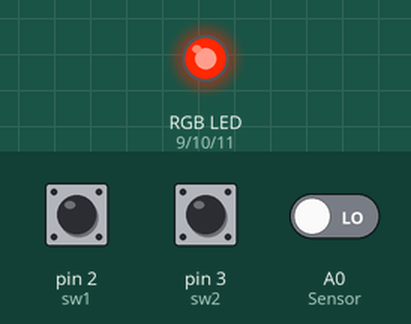
Recording of a sketch running on a simulated Arduino Uno, built with avr-gcc and run on an emulated ATmega328P. Shown: an RGB LED mixed from three pins (HIGH = lit). Dashed ring = blinking. The inputs (shaded band) are chosen by the test bench; at power-on: pin 2 (sw1) LOW, pin 3 (sw2) LOW, A0 (Sensor) LOW.

Above: at 1.26 s.
1.3 s: pin 2 (sw1) pulled HIGH for 3.2 s
At 1.8 s:
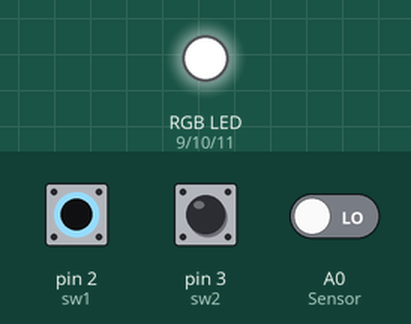
6.1 s: pin 3 (sw2) pulled HIGH for 0.15 s
9.1 s: pin 3 (sw2) pulled HIGH for 3.2 s
At 12.31 s:
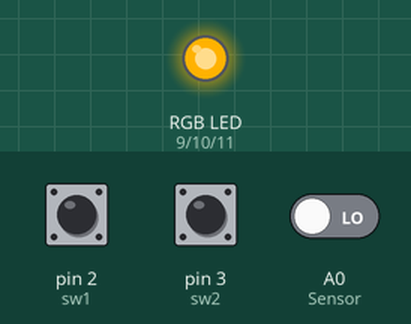
14.4 s: pin 2 (sw1) pulsed HIGH 5 times (0.12 s each, 0.3 s apart)
At 15.37 s:
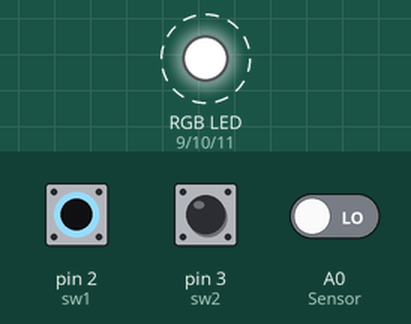
17.4 s: pin 3 (sw2) pulled HIGH for 1 s
At 18.41 s:
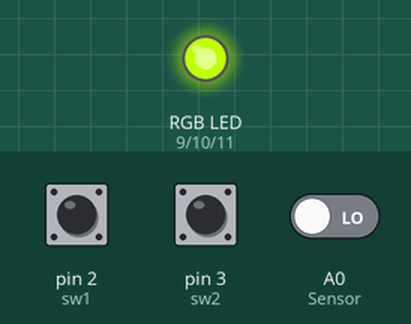
23.4 s: pin 2 (sw1) pulled HIGH for 1 s
Timing chart, 0 to 31.4 s (numbered marks = the images above; inputs shaded):
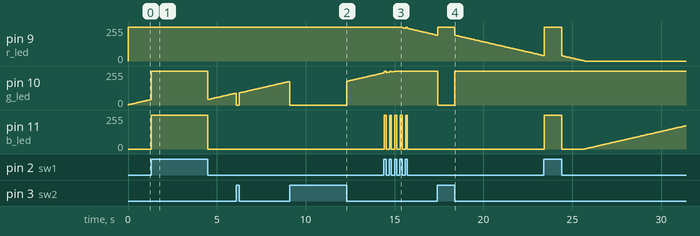

The sketch:

Sound_check_RGB.ino.ino
```cpp
// LED bağlatı pinleri
int r_led = 9;  // kırmızı
int g_led = 10; // yeşil
int b_led = 11; // mavi
float h = 0; //hue (ton) değeri
int r = 0, g = 0, b = 0; // renk değerleri


int Sensor = A0;

int clap = 0;
long detection_range_start = 0;
long detection_range = 0;
int color = 1;

//Mode pinleri
#define sw1 2
#define sw2 3

int status1, status2; //switch durum değişkenleri

byte mode;

void setup()
{
  Serial.begin(9600);

  pinMode(r_led, OUTPUT);
  pinMode(b_led, OUTPUT);
  pinMode(g_led, OUTPUT);

  pinMode(sw1, INPUT);
  pinMode(sw2, INPUT);

  pinMode(Sensor, INPUT);
}
void loop()
{
  status1 = digitalRead(sw1);
  status2 = digitalRead(sw2);

  if (status1 == 1 && status2 == 0) mode = 0;
  else if (status1 == 0 && status2 == 0) mode = 1;
  else if (status1 == 0 && status2 == 1) mode = 2;


  switch (mode)
  {
    case 2:
      Mode2();
      break;

    case 1:
      Mode1();
      break;

    case 0:
      Mode0();
      break;
  }

}

void Mode0()
{
  digitalWrite(r_led, HIGH);
  digitalWrite(g_led, HIGH);
  digitalWrite(b_led, HIGH);
}

void Mode1()
{
  // Her seferinde hue değeri 0.001 artırılıyor ve 1 olduğunda başa dönülüyor
  h = h + 0.001;
  if (h >= 1.0) {
    h = 0;
  }
  // hue değeri r,g,b bileşenlerine çevriliyor
  h2rgb(h, r, g, b);

  // Ortak anot RGB LED
  analogWrite(r_led, 255 - r);
  analogWrite(g_led, 255 - g);
  analogWrite(b_led, 255 - b);

  delay(50);
}

void Mode2()
{
  int status_sensor = digitalRead(Sensor);
  if (status_sensor == 0)
  {
    if (clap == 0)
    {
      detection_range_start = detection_range = millis();
      clap++;
    }
    else if (clap > 0 && millis() - detection_range >= 60)
    {
      detection_range = millis();
      clap++;
    }
  }
  if (millis() - detection_range_start >= 400)
  {
    if (clap == 2)
    {
      color++;

    }
    if (color >= 7) color = 0;
    clap = 0;
  }

  //Serial.println(color);

  switch (color)
  {
    case 1://KIRMIZI
      digitalWrite(r_led, HIGH);
      digitalWrite(g_led, LOW);
      digitalWrite(b_led, LOW);
      break;

    case 2://YESİL
      digitalWrite(r_led, LOW);
      digitalWrite(g_led, HIGH);
      digitalWrite(b_led, LOW);
      break;

    case 3://MAVI
      digitalWrite(r_led, LOW);
      digitalWrite(g_led, LOW);
      digitalWrite(b_led, HIGH);
      break;

    case 4://SARI
      digitalWrite(r_led, HIGH);
      digitalWrite(g_led, HIGH);
      digitalWrite(b_led, LOW);
      break;

    case 5://TURKUAZ
      digitalWrite(r_led, LOW);
      digitalWrite(g_led, HIGH);
      digitalWrite(b_led, HIGH);
      break;

    case 6://MOR
      digitalWrite(r_led, HIGH);
      digitalWrite(g_led, LOW);
      digitalWrite(b_led, HIGH);
      break;
  }
}

void h2rgb(float H, int& R, int& G, int& B) {
  int var_i;
  float S = 1, V = 1, var_1, var_2, var_3, var_h, var_r, var_g, var_b;

  if ( S == 0 )
  {
    R = V * 255;
    G = V * 255;
    B = V * 255;
  }
  else
  {
    var_h = H * 6;
    if ( var_h == 6 ) var_h = 0;
    var_i = int( var_h ) ;
    var_1 = V * ( 1 - S );
    var_2 = V * ( 1 - S * ( var_h - var_i ) );
    var_3 = V * ( 1 - S * ( 1 - ( var_h - var_i ) ) );
    if ( var_i == 0 ) {
      var_r = V     ;
      var_g = var_3 ;
      var_b = var_1 ;
    }
    else if ( var_i == 1 ) {
      var_r = var_2 ;
      var_g = V;
      var_b = var_1 ;
    }
    else if ( var_i == 2 ) {
      var_r = var_1 ;
      var_g = V;
      var_b = var_3 ;
    }
    else if ( var_i == 3 ) {
      var_r = var_1 ;
      var_g = var_2 ;
      var_b = V;
    }
    else if ( var_i == 4 ) {
      var_r = var_3 ;
      var_g = var_1 ;
      var_b = V;
    }
    else {
      var_r = V;
      var_g = var_1 ;
      var_b = var_2 ;
    }
    R = (1 - var_r) * 255;
    G = (1 - var_g) * 255;
    B = (1 - var_b) * 255;
  }
}
```

Measured:
- after the input at 1.3 s, pin 11 (b_led): 0/255 → 255/255 at once, → 0/255 3.2 s later
- after the input at 9.1 s, pin 9 (r_led): stays 255/255 (without the input it goes to 253/255 after 2.6 s)
- after the input at 14.4 s, pin 11 (b_led): alternates 255/255 for 0.10 s and 0/255 for 0.20 s, 10 changes in all, then stays 0/255, starting at once
- after the input at 17.4 s, pin 10 (g_led): 255/255 → 0/255 at once, → 255/255 0.97 s later
